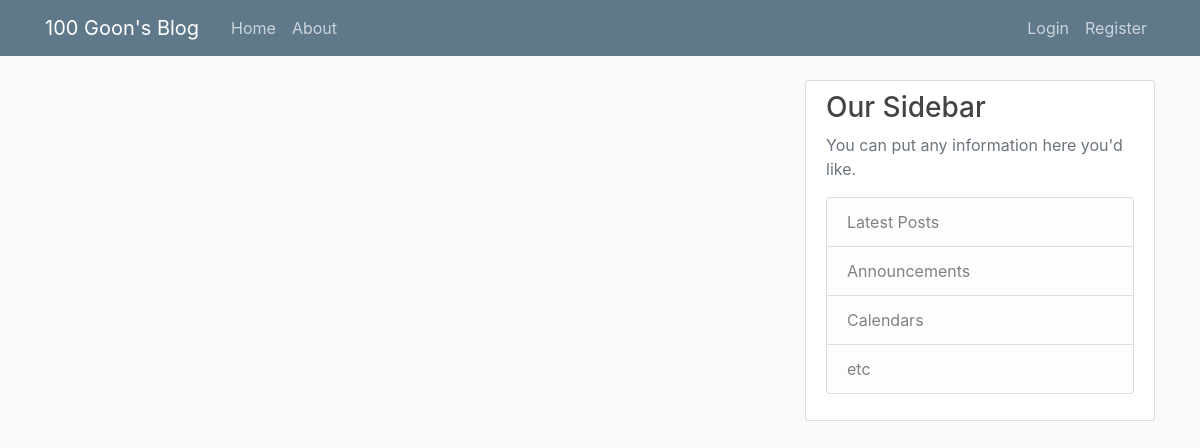
/, run on an earlier commit of the app's database.
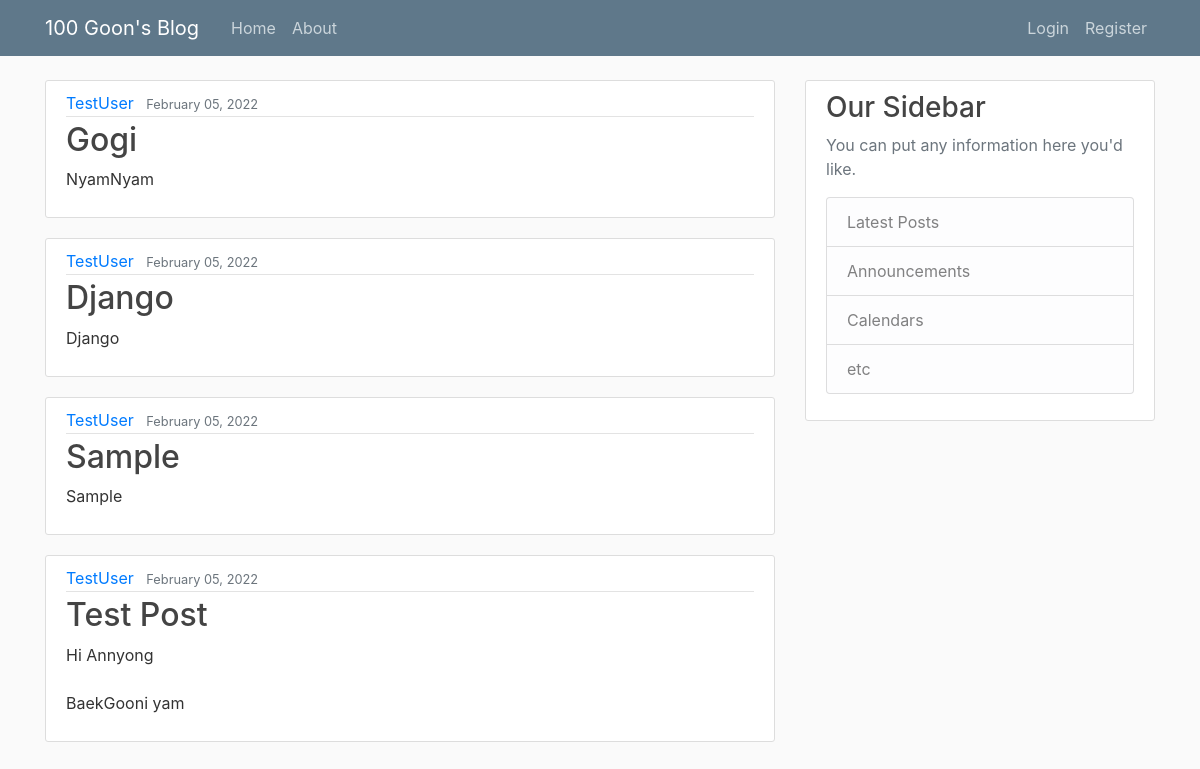
And on a later commit of the database.
### blog/models.py (models this page shows, shortened)
class Post(models.Model):
    title = models.CharField(max_length=100)
    content = models.TextField()
    date_posted = models.DateTimeField(default=timezone.now) # 'date published' / default=timezone.now()
    author = models.ForeignKey(User, on_delete=models.CASCADE)

### blog/views.py (the view)
# urls.py: path('', PostListView.as_view(), name='blog-home'),
class PostListView(ListView):
    model = Post
    template_name = 'blog/home.html'
    context_object_name = 'posts'
    ordering = ['-date_posted']

### blog/templates/blog/home.html
{% extends "blog/base.html" %}
{% block content %}
	{% for post in posts %}
		<article class="media content-section">
		  <div class="media-body">
			<div class="article-metadata">
			  <a class="mr-2" href="#">{{ post.author }}</a>
			  <small class="text-muted">{{ post.date_posted|date:"F d, Y" }}</small>
			</div>
			<h2><a class="article-title" href="{% url 'post-detail' post.id %}">{{ post.title }}</a></h2>
			<p class="article-content">{{ post.content }}</p>
		  </div>
		</article>
	{% endfor %}
{% endblock content %}

What changed in the data, as far as the page shows it:
added Post: author "TestUser", date_posted "February 05, 2022", title "Gogi", content "NyamNyam"
added Post: author "TestUser", date_posted "February 05, 2022", title "Django", content "Django"
added Post: author "TestUser", date_posted "February 05, 2022", title "Sample", content "Sample"
added Post: author "TestUser", date_posted "February 05, 2022", title "Test Post", content "Hi Annyong BaekGooni yam"
